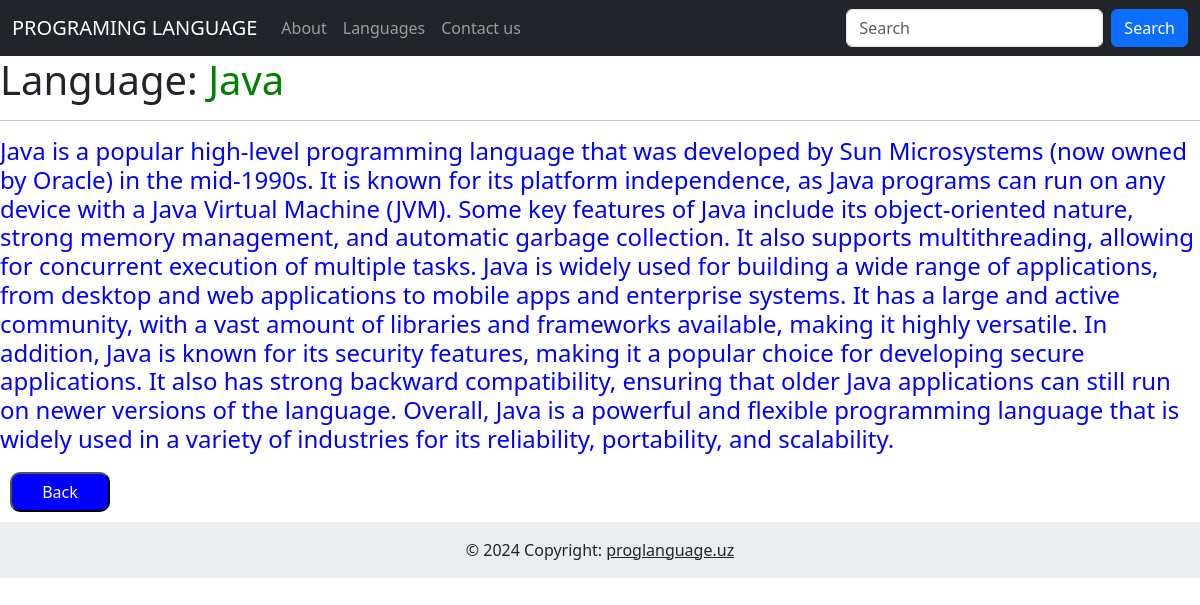
The app's page /languages/2 with its own data.
### app_languages/models.py (models this page shows, shortened)
class Languages(models.Model):
    lan_name = models.CharField(max_length=50, verbose_name="Language name")
    lan_info = models.CharField(max_length=255, verbose_name="Language info")
    class Meta:
        db_table = 'languages'
        verbose_name = 'Language'

### app_languages/views.py (the view)
# urls.py: path('languages/<int:pk>', lan_info, name='lan_url'),
def lan_info(request, pk):
    info = Languages.objects.get(id=pk)
    return render(request, 'lan_info.html', context={'info': info})

### templates/lan_info.html
{% extends 'base.html' %}
{% load static %}
{% block content %}
    <h1>Language: <span style="color: green;">{{ info.lan_name}}</span></h1>
    <hr>
    <h4 style="color: blue;">{{ info.lan_info }}</h4>
    <button style="border-radius:10px; margin: 10px; width: 100px; height: 40px; background-color: blue;"><a style="text-decoration:none; color: white;" href={% url 'languages' %}>Back</a></button>
{% endblock %}

### records on screen
Languages: lan_name "Java", lan_info "Java is a popular high-level programming language that was developed by Sun Microsystems (now owned by Oracle) in the mid-1990s. It is known for its platform independence, as Java programs can run on any device with a Java Virtual Machine (JVM). Some key features of Java include its object-oriented nature, strong memory management, and automatic garbage collection. It also supports multithreading, allowing for concurrent execution of multiple tasks. Java is widely used for building a wide range of applications, from desktop and web applications to mobile apps and enterprise systems. It has a large and active community, with a vast amount of libraries and frameworks available, making it…"
